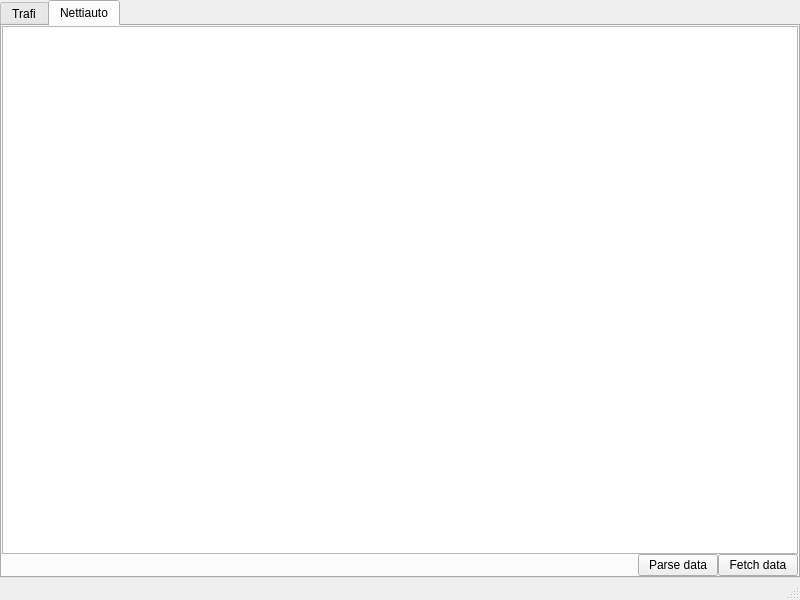
<?xml version="1.0" encoding="UTF-8"?>
<ui version="4.0">
 <class>CarValueWindowClass</class>
 <widget class="QMainWindow" name="CarValueWindowClass">
  <property name="geometry">
   <rect>
    <x>0</x>
    <y>0</y>
    <width>800</width>
    <height>600</height>
   </rect>
  </property>
  <property name="windowTitle">
   <string>Car value</string>
  </property>
  <widget class="QWidget" name="centralwidget">
   <layout class="QVBoxLayout" name="verticalLayout">
    <property name="spacing">
     <number>0</number>
    </property>
    <property name="leftMargin">
     <number>0</number>
    </property>
    <property name="topMargin">
     <number>0</number>
    </property>
    <property name="rightMargin">
     <number>0</number>
    </property>
    <property name="bottomMargin">
     <number>0</number>
    </property>
    <item>
     <widget class="QTabWidget" name="tabWidget">
      <property name="currentIndex">
       <number>1</number>
      </property>
      <widget class="QWidget" name="trafi">
       <attribute name="title">
        <string>Trafi</string>
       </attribute>
       <layout class="QVBoxLayout" name="verticalLayout_2">
        <property name="spacing">
         <number>0</number>
        </property>
        <property name="leftMargin">
         <number>0</number>
        </property>
        <property name="topMargin">
         <number>0</number>
        </property>
        <property name="rightMargin">
         <number>0</number>
        </property>
        <property name="bottomMargin">
         <number>0</number>
        </property>
        <item>
         <widget class="QTreeView" name="trafiTreeView">
          <property name="alternatingRowColors">
           <bool>true</bool>
          </property>
          <property name="uniformRowHeights">
           <bool>true</bool>
          </property>
          <property name="sortingEnabled">
           <bool>true</bool>
          </property>
         </widget>
        </item>
       </layout>
      </widget>
      <widget class="QWidget" name="nettiauto">
       <attribute name="title">
        <string>Nettiauto</string>
       </attribute>
       <layout class="QVBoxLayout" name="verticalLayout_3">
        <property name="spacing">
         <number>0</number>
        </property>
        <property name="leftMargin">
         <number>0</number>
        </property>
        <property name="topMargin">
         <number>0</number>
        </property>
        <property name="rightMargin">
         <number>0</number>
        </property>
        <property name="bottomMargin">
         <number>0</number>
        </property>
        <item>
         <widget class="QTreeView" name="nettiautoTreeView">
          <property name="editTriggers">
           <set>QAbstractItemView::NoEditTriggers</set>
          </property>
          <property name="alternatingRowColors">
           <bool>true</bool>
          </property>
          <property name="rootIsDecorated">
           <bool>false</bool>
          </property>
          <property name="uniformRowHeights">
           <bool>true</bool>
          </property>
          <property name="sortingEnabled">
           <bool>true</bool>
          </property>
          <property name="wordWrap">
           <bool>true</bool>
          </property>
         </widget>
        </item>
        <item>
         <layout class="QHBoxLayout" name="horizontalLayout">
          <item>
           <spacer name="horizontalSpacer">
            <property name="orientation">
             <enum>Qt::Horizontal</enum>
            </property>
            <property name="sizeHint" stdset="0">
             <size>
              <width>40</width>
              <height>20</height>
             </size>
            </property>
           </spacer>
          </item>
          <item>
           <widget class="QPushButton" name="parsePushButton">
            <property name="text">
             <string>Parse data</string>
            </property>
           </widget>
          </item>
          <item>
           <widget class="QPushButton" name="fetchPushButton">
            <property name="text">
             <string>Fetch data</string>
            </property>
           </widget>
          </item>
         </layout>
        </item>
       </layout>
      </widget>
     </widget>
    </item>
   </layout>
  </widget>
  <widget class="QMenuBar" name="menubar">
   <property name="geometry">
    <rect>
     <x>0</x>
     <y>0</y>
     <width>800</width>
     <height>21</height>
    </rect>
   </property>
  </widget>
  <widget class="QStatusBar" name="statusbar"/>
 </widget>
 <resources/>
 <connections/>
</ui>
